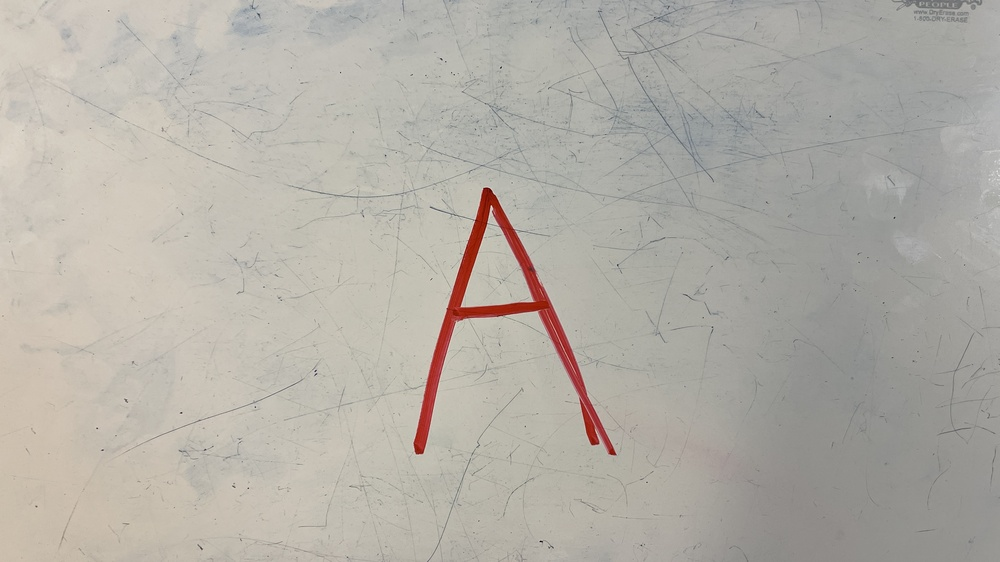
#> input picture camera/you.jpg, 1000 x 562 px, shrunk from 4032 x 2268 before the run
$ python -i ocr.py   (imports and definitions only)
#> lines starting #> are read from the running program, lines starting #| are printed output that depends on the picture; after the words box and inside, x2 and y2 are one past the last pixel; in counts of white or black regions, pixels touching at a corner belong together
#> further down, picture is the input picture: shape (562, 1000, 3); mean B, G, R 167.1, 174.9, 179
import numpy as np
from matplotlib import pyplot as plt
import cv2

DILATE_AMT = 25

def readText(img:np.array) -> str:
    dilation, text_aabbs = split_img(img)

    '''
    OK SO WHAT IM THINKING RN

    we have it chopped up into aabbs (axis aligned bounding box)

    aabbs is normally bad, but here is good

    ok how about this

    take whats in the aabbs

    and train neural net based on that

    HOW?
    '''

    return ""


def split_img(img:np.array) -> tuple[np.array, list[tuple]]:
    rect_kernel = cv2.getStructuringElement(cv2.MORPH_ELLIPSE,(DILATE_AMT,DILATE_AMT))

    edges = cv2.Canny(cv2.GaussianBlur(img,[3,3],sigmaX=0.1,sigmaY=0.1),100,100)
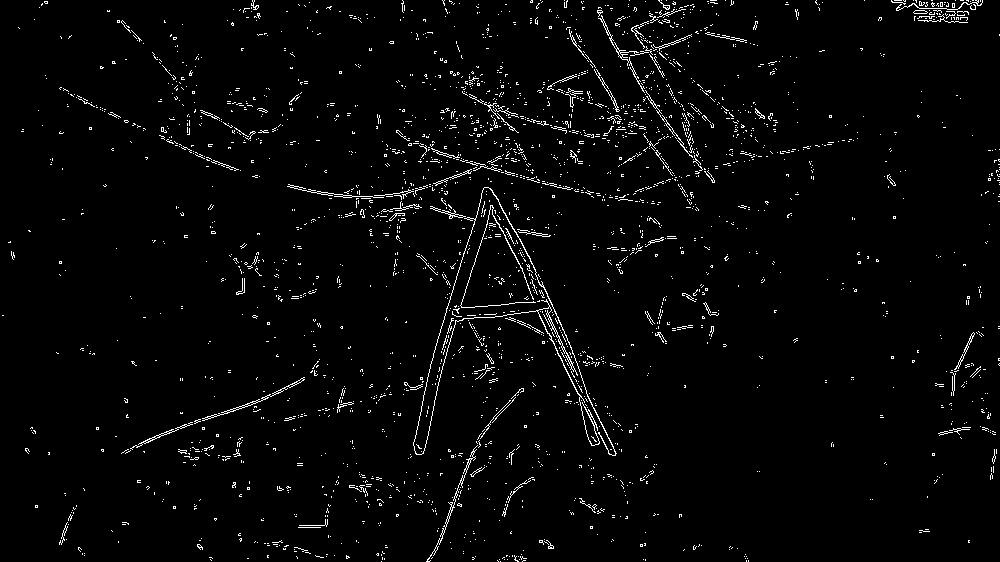
#> edges: shape (562, 1000); 2.6% white in thin lines or dots
    dilation = cv2.dilate(edges,rect_kernel,iterations=1)
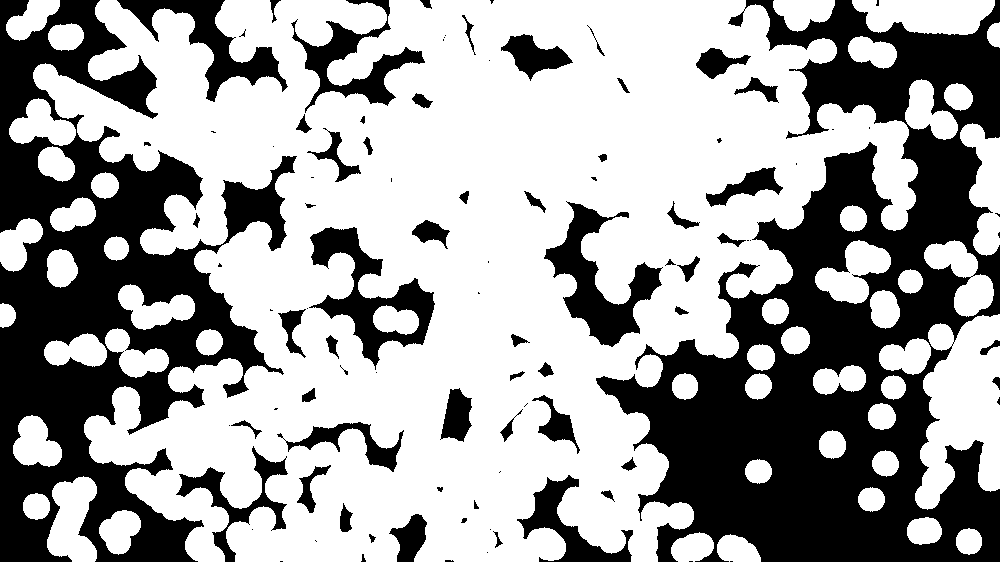
#> dilation: shape (562, 1000); 62.9% white; 98 black regions (40 under 20 px)
    contours, hierarchy = cv2.findContours(dilation, cv2.RETR_EXTERNAL,cv2.CHAIN_APPROX_NONE)
#> contours = 49 contours; largest, box (x1, y1, x2, y2) and area: (33, 0, 918, 562) 310765, (915, 314, 1000, 510) 10557, (852, 0, 995, 35) 3770, (960, 123, 1000, 256) 2947, (47, 476, 97, 562) 2866

    plt.imshow(dilation,interpolation="bicubic")
    plt.xticks([])
    plt.yticks([])
    plt.show()

    # cv2.drawContours(img,contours,-1,(255,0,0),2)
    text_aabbs = []
    for contour in contours:
        x,y,w,h = cv2.boundingRect(contour)

        rect = cv2.rectangle(img, (x, y), (x + w, y + h), (0, 255, 0), 2)
        text_aabbs.append((x, y, w, h))
#> this loop made 49 passes
#> (x, y, w, h) on passes 1 to 12: (717, 534, 44, 28), (671, 532, 43, 30), (956, 528, 26, 27), (907, 517, 35, 28), (99, 510, 42, 45), (23, 493, 27, 27), (858, 487, 27, 25), (47, 476, 50, 86), (745, 459, 27, 25), (872, 450, 27, 27), (819, 430, 27, 29), (13, 415, 49, 52)
#> pass 2, in split_img, `rect = cv2.rectangle(img, (x, y), (x + w, y + h), (0, 255, 0), 2)`:
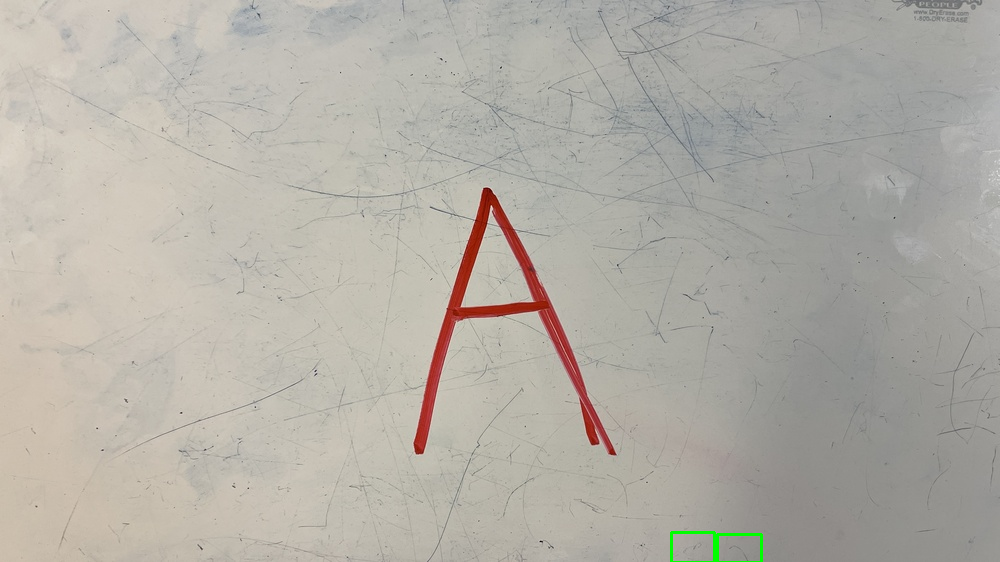
#> rect: shape (562, 1000, 3); mean B, G, R 166.9, 175, 178.8
#> pass 3, in split_img, `rect = cv2.rectangle(img, (x, y), (x + w, y + h), (0, 255, 0), 2)`:
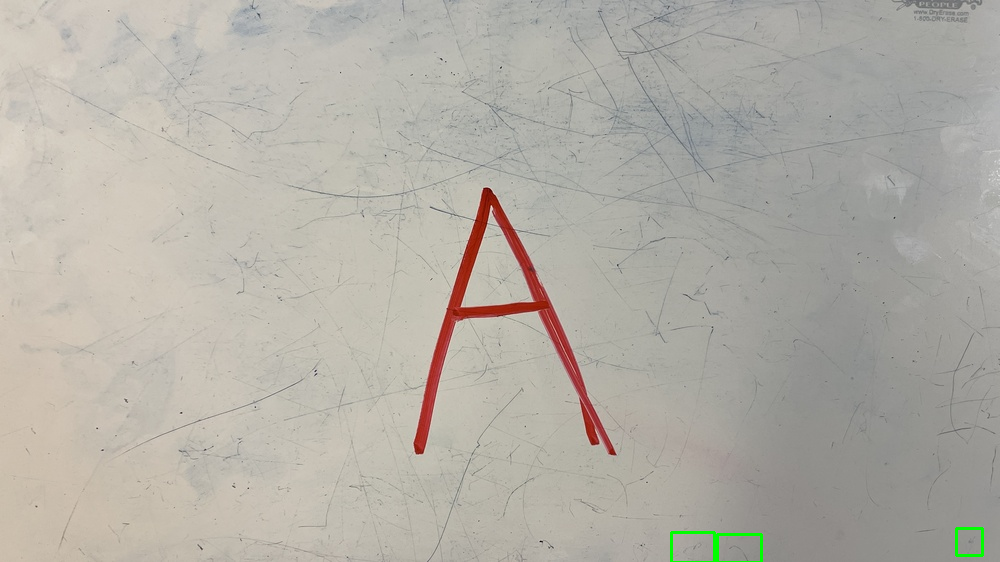
#> rect: shape (562, 1000, 3); 0.06% of pixels changed, all inside (x1, y1, x2, y2) = (955, 527, 984, 557)
#> after the loop:
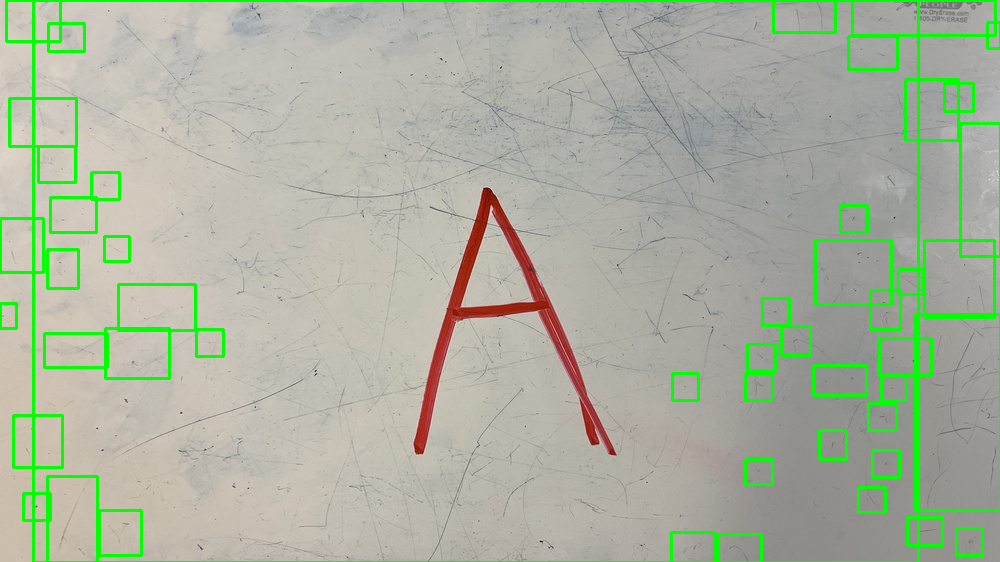
#> img: shape (562, 1000, 3); 4.83% of pixels changed, all inside (x1, y1, x2, y2) = (0, 0, 1000, 562)
#> after the loop, text_aabbs = 49 items, first 6: (717, 534, 44, 28), (671, 532, 43, 30), (956, 528, 26, 27), (907, 517, 35, 28), (99, 510, 42, 45), (23, 493, 27, 27)

    return dilation, text_aabbs

>>> import cv2
>>> picture = cv2.imread('you.jpg')
>>> result = readText(picture)
#> result = ''
